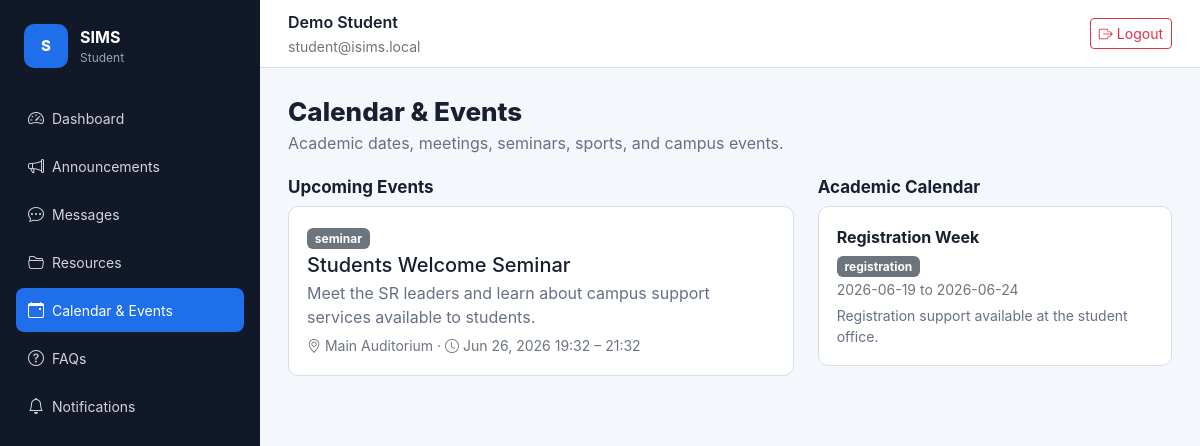
The app's page /events (signed in) with its own data.
### tables this page shows
CREATE TABLE events (
  id INT UNSIGNED AUTO_INCREMENT PRIMARY KEY,
  user_id INT UNSIGNED NOT NULL,
  title VARCHAR(180) NOT NULL,
  description TEXT NULL,
  category ENUM('prayer_week','sports','seminar','meeting','general') NOT NULL DEFAULT 'general',
  location VARCHAR(180) NULL,
  starts_at DATETIME NOT NULL,
  ends_at DATETIME NULL,
  created_at TIMESTAMP DEFAULT CURRENT_TIMESTAMP,
  updated_at TIMESTAMP DEFAULT CURRENT_TIMESTAMP ON UPDATE CURRENT_TIMESTAMP,
  CONSTRAINT fk_events_user FOREIGN KEY (user_id) REFERENCES users(id) ON DELETE CASCADE,
  INDEX idx_events_dates (starts_at)
);

CREATE TABLE calendar_events (
  id INT UNSIGNED AUTO_INCREMENT PRIMARY KEY,
  user_id INT UNSIGNED NOT NULL,
  title VARCHAR(180) NOT NULL,
  event_type ENUM('academic_year','exam','holiday','registration','other') NOT NULL DEFAULT 'other',
  starts_on DATE NOT NULL,
  ends_on DATE NULL,
  notes TEXT NULL,
  created_at TIMESTAMP DEFAULT CURRENT_TIMESTAMP,
  CONSTRAINT fk_cal_user FOREIGN KEY (user_id) REFERENCES users(id) ON DELETE CASCADE
);

### app/controllers/BaseController.php (called while the page is built, shortened)
<?php
abstract class BaseController
{
    protected function view(string $view, array $data = [], string $layout = 'app'): void
    {
        extract($data, EXTR_SKIP);
        require APP_PATH . '/views/' . $view . '.php';
    }
}

### app/controllers/EventController.php (called while the page is built, shortened)
<?php
final class EventController extends BaseController
{
    public function index(): void
    {
        $event = new EventItem();
        $this->view('events/index', [
            'events'   => $event->upcoming(),
            'calendar' => $event->calendar(),
        ]);
    }
}

### config/Router.php (called while the page is built, shortened)
<?php
final class Router
{
    private array $routes = [];
    private function add(string $method, string $path, array $handler, array $middleware): void
    {
        $this->routes[$method][$this->normalize($path)] = compact('handler', 'middleware');
    }
    public function dispatch(string $method, string $uri): void
    {
        $path = $this->normalize($this->stripBasePath($uri));
        $route = $this->routes[$method][$path] ?? null;
        [$controller, $action] = $route['handler'];
        (new $controller())->$action();
    }
    private function stripBasePath(string $uri): string
    {
        return $uri;
    }
    private function normalize(string $path): string
    {
        $path = '/' . trim($path, '/');
        return $path === '/' ? '/' : rtrim($path, '/');
    }
}

### public/index.php (called while the page is built, shortened)
<?php
require BASE_PATH . '/config/bootstrap.php';
$router = require BASE_PATH . '/routes/web.php';
$method = $_SERVER['REQUEST_METHOD'];
$router->dispatch($method, parse_url($_SERVER['REQUEST_URI'], PHP_URL_PATH) ?? '/');

### app/models/BaseModel.php (called while the page is built, shortened)
<?php
abstract class BaseModel
{
    protected PDO $db;
    public function __construct()
    {
        $this->db = Database::connection();
    }
    protected function query(string $sql, array $params = []): PDOStatement
    {
        $statement = $this->db->prepare($sql);
        $statement->execute($params);
        return $statement;
    }
}

### config/bootstrap.php (called while the page is built, shortened)
<?php
spl_autoload_register(function (string $class): void {
    $paths = [
        APP_PATH . '/controllers/' . $class . '.php',
        APP_PATH . '/models/' . $class . '.php',
        APP_PATH . '/middleware/' . $class . '.php',
        APP_PATH . '/helpers/' . $class . '.php',
        BASE_PATH . '/config/' . $class . '.php',
    ];
    foreach ($paths as $path) {
        if (is_file($path)) {
            return;
        }
    }
});
require APP_PATH . '/helpers/functions.php';

### app/helpers/functions.php (called while the page is built, shortened)
<?php
function env(string $key, mixed $default = null): mixed
{
    $value = $_ENV[$key] ?? getenv($key);
    return match (strtolower((string) $value)) {
        'true' => true,
        'false' => false,
        'null' => null,
        default => $value,
    };
}
function e(?string $value): string
{
    return htmlspecialchars((string) $value, ENT_QUOTES, 'UTF-8');
}

### config/Database.php (called while the page is built, shortened)
<?php
final class Database
{
    private static ?PDO $connection = null;
    public static function connection(): PDO
    {
        if (self::$connection instanceof PDO) {
            return self::$connection;
        }
        $dsn = sprintf(
            'mysql:host=%s;port=%s;dbname=%s;charset=utf8mb4',
            env('DB_HOST', '127.0.0.1'),
            env('DB_PORT', '3306'),
            env('DB_DATABASE', 'isims')
        );
        self::$connection = new PDO($dsn, env('DB_USERNAME', 'root'), env('DB_PASSWORD', ''), [
            PDO::ATTR_ERRMODE => PDO::ERRMODE_EXCEPTION,
            PDO::ATTR_DEFAULT_FETCH_MODE => PDO::FETCH_ASSOC,
            PDO::ATTR_EMULATE_PREPARES => false,
        ]);
        return self::$connection;
    }
}

### app/models/EventItem.php (called while the page is built, shortened)
<?php
final class EventItem extends BaseModel
{
    public function upcoming(): array
    {
        return $this->query(
            'SELECT e.*, u.name AS created_by FROM events e JOIN users u ON u.id = e.user_id
             WHERE e.starts_at >= DATE_SUB(NOW(), INTERVAL 1 DAY)
             ORDER BY e.starts_at LIMIT 20'
        )->fetchAll();
    }
    public function calendar(): array
    {
        return $this->query(
            'SELECT c.*, u.name AS created_by FROM calendar_events c JOIN users u ON u.id = c.user_id
             ORDER BY c.starts_on DESC LIMIT 30'
        )->fetchAll();
    }
}

### app/views/events/index.php (the view, shortened to what this page needs)
<div class="page-heading">
    <h1>Calendar &amp; Events</h1>
    <p>Academic dates, meetings, seminars, sports, and campus events.</p>
</div>
<div class="row g-4">
    <section class="col-lg-7">
        <h2 class="section-title">Upcoming Events</h2>
        <?php foreach ($events as $event): ?>
            <article class="list-card mb-3">
                <div class="d-flex justify-content-between gap-2">
                    <div>
                        <span class="badge text-bg-secondary mb-1"><?= e($event['category']) ?></span>
                        <h3 class="h5 mb-1"><?= e($event['title']) ?></h3>
                        <?php if ($event['description']): ?>
                            <p class="mb-1"><?= e($event['description']) ?></p>
                        <?php endif; ?>
                        <small class="text-secondary">
                            <?php if ($event['location']): ?>
                                <i class="bi bi-geo-alt"></i> <?= e($event['location']) ?> &middot;
                            <?php endif; ?>
                            <i class="bi bi-clock"></i> <?= e(date('M d, Y H:i', strtotime($event['starts_at']))) ?>
                            <?= $event['ends_at'] ? ' &ndash; ' . e(date('H:i', strtotime($event['ends_at']))) : '' ?>
                        </small>
                    </div>
                </div>
            </article>
        <?php endforeach; ?>
    </section>
    <section class="col-lg-5">
        <h2 class="section-title">Academic Calendar</h2>
        <?php foreach ($calendar as $item): ?>
            <article class="list-card mb-3">
                <strong><?= e($item['title']) ?></strong>
                <p class="mb-0 mt-1">
                    <span class="badge text-bg-secondary"><?= e(str_replace('_', ' ', $item['event_type'])) ?></span>
                    <br>
                    <small class="text-secondary">
                        <?= e($item['starts_on']) ?>
                        <?= $item['ends_on'] ? ' to ' . e($item['ends_on']) : '' ?>
                    </small>
                </p>
                <?php if ($item['notes']): ?>
                    <p class="mt-1 mb-0 small"><?= e($item['notes']) ?></p>
                <?php endif; ?>
            </article>
        <?php endforeach; ?>
    </section>
</div>

### public/assets/css/app.css (style rules this page uses)
:root { --ink: #18202f; --muted: #667085; --line: #d8dee8; --panel: #ffffff; --bg: #f4f7fb; --brand: #1f6feb; --brand-dark: #154fb0; --accent: #0f766e; --sidebar-bg: #111827; --sidebar-width: 260px; }
*, *::before, *::after { box-sizing: border-box; }
body { background: var(--bg); color: var(--ink); font-family: Inter, system-ui, -apple-system, BlinkMacSystemFont, "Segoe UI", sans-serif; margin: 0; }
.page-heading { margin-bottom: 22px; }
.page-heading h1 { font-size: 26px; font-weight: 800; margin: 0; }
.page-heading p { color: var(--muted); margin: 4px 0 0; }
.metric, .list-card, .form-panel, .table-panel { background: var(--panel); border: 1px solid var(--line); border-radius: 10px; padding: 18px; }
.section-title { font-size: 17px; font-weight: 700; }
.list-card { transition: box-shadow .15s; }
.list-card p { color: var(--muted); margin-bottom: 0; }

### records on screen
events: category "seminar", title "Students Welcome Seminar", description "Meet the SR leaders and learn about campus support services available to students.", location "Main Auditorium", starts_at "Jun 26, 2026 19:32", ends_at "21:32"
calendar_events: title "Registration Week", event_type "registration", starts_on "2026-06-19", ends_on "2026-06-24", notes "Registration support available at the student office."

### other values on screen
$__appName "SIMS"
auth_user()['role_name'] "Student"
$item[0] "Dashboard"
$item[0] "Announcements"
$item[0] "Messages"
$item[0] "Resources"
$item[0] "Calendar & Events"
$item[0] "FAQs"
$item[0] "Notifications"
auth_user()['name'] "Demo Student"
auth_user()['email'] "student@isims.local"
